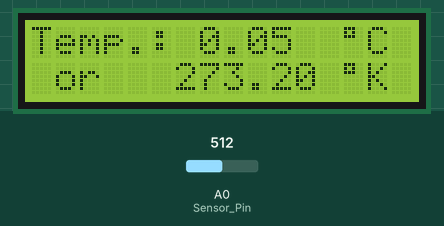
Bench run of a sketch on a simulated Arduino Uno, built with avr-gcc and run on an emulated ATmega328P. Shown: 16×2 character LCD. The test bench sets the inputs (shaded band); at power-on: A0 (Sensor_Pin) = 512.

Above: at 3.3 s.
3.4 s: A0 (Sensor_Pin) set to 716
At 9.4 s:
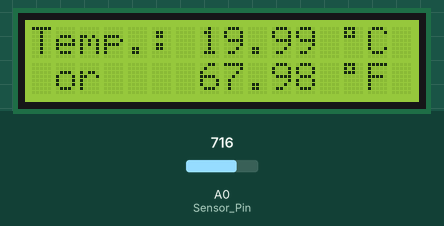
12.5 s: A0 (Sensor_Pin) set to 900
At 15.6 s:
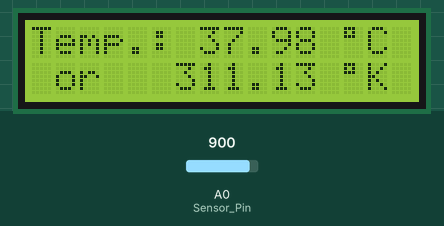
17.8 s: A0 (Sensor_Pin) set to 1023
At 19.1 s:
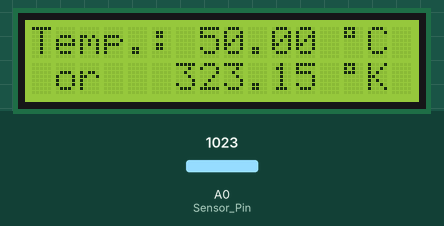
Timing chart, 0 to 20.8 s (numbered marks = the images above; inputs shaded):
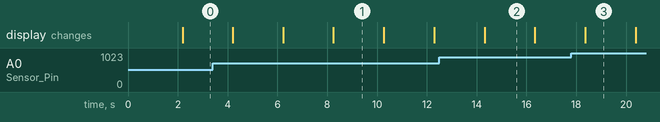

Measured:
- after the input at 3.4 s, the display: first differs from a run without the input after 2.8 s (image 1 shows a later state)
- after the input at 12.5 s, the display: changes after 1.8 s (image 2)
- after the input at 17.8 s, the display: changes after 0.57 s (image 3)
- what the display in image 1 shows lasts 2.1 s, from 8.2 s to 10.3 s

The sketch:

TERMOMETER.ino
```cpp
//#include <LiquidCrystal.h>
//LiquidCrystal lcd(12, 11, 5, 4, 3, 2);


#include <Wire.h>
#include <LiquidCrystal_I2C.h>

LiquidCrystal_I2C lcd(0x27,16,2);  // set the LCD address to 0x27 for a 16 chars and 2 line display

const int Sensor_Pin = A0;

byte stopinja[] = {
  B11100,
  B10100,
  B11100,
  B00000,
  B00000,
  B00000,
  B00000,
  B00000
};

void setup() {

  pinMode(Sensor_Pin, INPUT);

  lcd.init();
  lcd.backlight();
  lcd.begin(16, 2);

  lcd.createChar(0, stopinja);

  lcd.setCursor(3,0);
  lcd.print("TERMOMETER");
  lcd.setCursor(3,1);
  lcd.print("Ver. : 1.0");
  delay(2000);
  lcd.clear();
}

void loop() {

  int Sensor_Val = analogRead(Sensor_Pin);
  float Analog_in_voltage = (Sensor_Val / 1023.0);
  float Temp_C = (Analog_in_voltage - 0.5) * 100;


  lcd.setCursor(0, 0);
  lcd.print("Temp.: ");
  lcd.setCursor(7,0);
  lcd.print(Temp_C);
  lcd.setCursor(13, 0);
  lcd.write(0);
  lcd.setCursor(14, 0);
  lcd.print("C");

  lcd.setCursor(0, 1);
  lcd.print(" or ");

  lcd.setCursor(6,1);
  lcd.print(Temp_C + 273.15);
  lcd.setCursor(13, 1);
  lcd.write(0);
  lcd.setCursor(14, 1);
  lcd.print("K");

  delay(2000);

  lcd.setCursor(6,1);
  lcd.print(" ");
  lcd.setCursor(7,1);
  lcd.print(Temp_C * 1.8 +32);
  lcd.setCursor(12, 1);
  lcd.print(" ");
  lcd.setCursor(13, 1);
  lcd.write(0);
   lcd.setCursor(14, 1);
  lcd.print("F");


  delay(2000);

}
```
